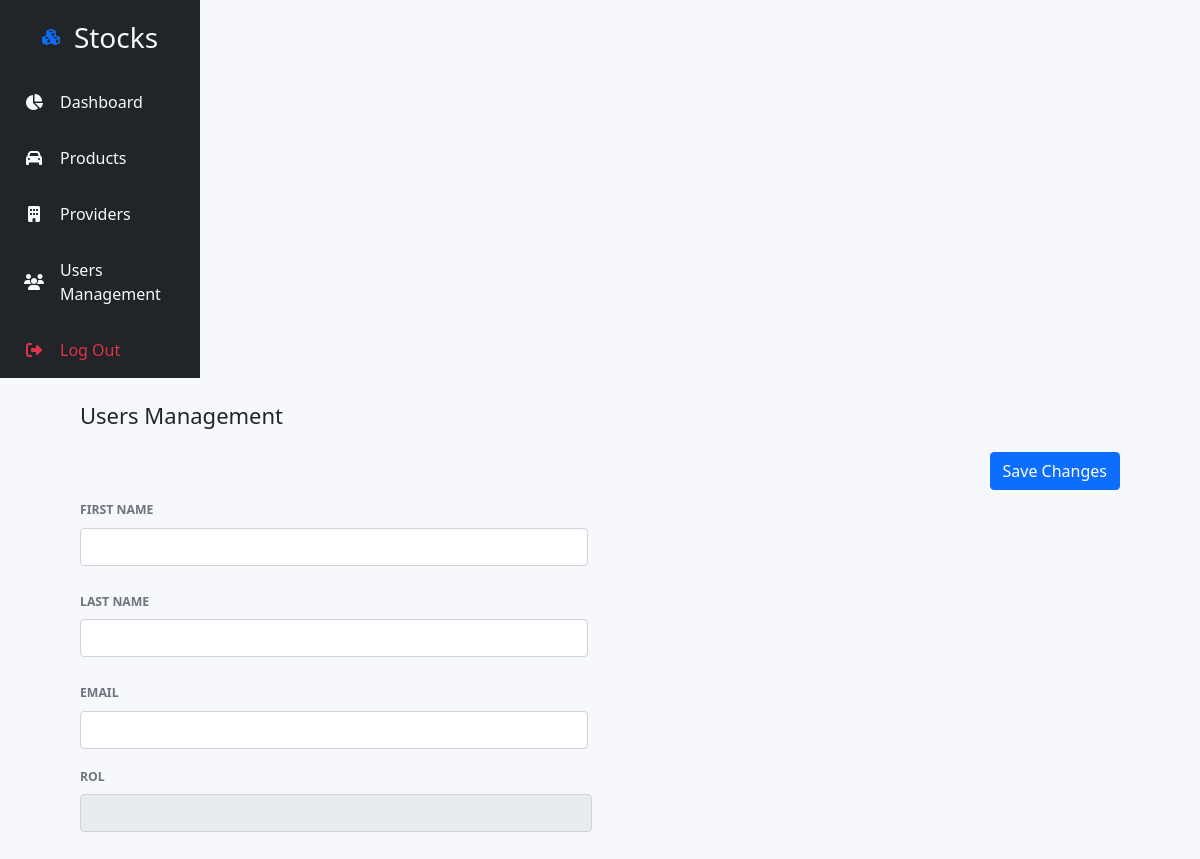
/user/5/edit (signed in), run on an earlier commit of the app's database.
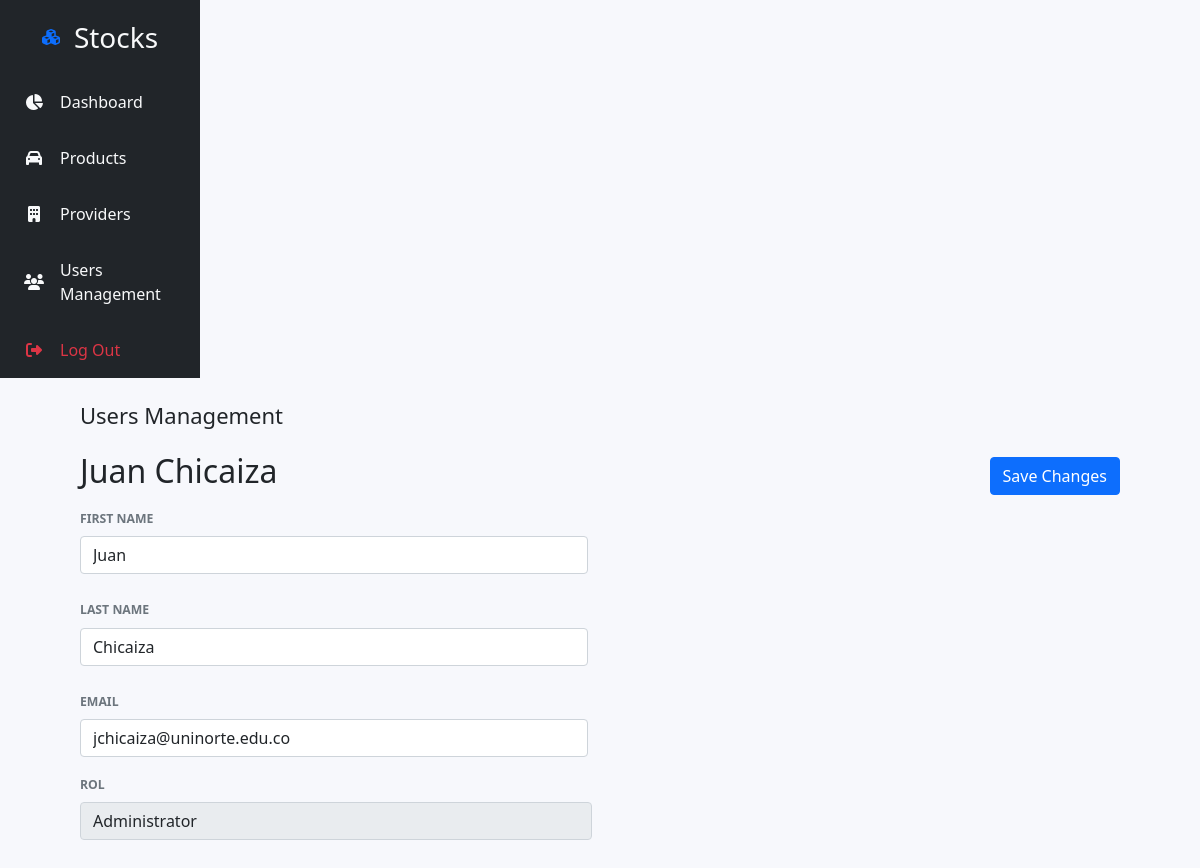
And on a later commit of the database.
### tables this page shows
CREATE TABLE users (id INTEGER PRIMARY KEY AUTOINCREMENT, first_name TEXT NOT NULL, last_name TEXT NOT NULL, email TEXT UNIQUE NOT NULL, role TEXT NOT NULL, password CHAR NOT NULL);

### routes.py (the view)
    @app.route("/user/<int:id>/edit")
    @login_required
    def editUser(id):
        con = sqlite3.connect("stocks.db")
        con.row_factory = sqlite3.Row
        cur = con.cursor()
        cur.execute("select * FROM users WHERE id = ?", (id,))
        user = cur.fetchone()
        return render_template('user_edit.html', user=user)

### app.py (called while the page is built)
@login_manager.user_loader
def load_user(user_id):
    for user in users:
        if user.id == user_id:
            return user
    return None

### templates/user_edit.html
{% extends '_base.html' %}
{% import '_components.html' as components %}
{% block content %}
    <div class="container-fluid">
        <div class="row vh-100">
            {{ components.sidebar() }}
            <div class="container p-0">
                {{ components.header('Users Management') }}
                <form action="/updateduser/{{user.id}}" method="post" class="py-3">
                    <div class="d-flex align-items-center">
                        <h2 class="title flex-fill">{{user.first_name}} {{user.last_name}}</h2>
                        <input type="submit" class="btn btn-primary" value="Save Changes">
                    </div>
                    {{ components.formField('form-first_name', 'first name', 'FirstName', user.first_name) }}
                    {{ components.formField('form-last_name', 'last name', 'LastName', user.last_name) }}
                    {{ components.formField('form-email', 'email', 'UserEmail', user.email) }}
                    <div class="col-12 col-md-6 pe-2 mb-3">
                        <p class="text-muted text-uppercase small fw-bold my-2"><small>
                            Rol
                        </small></p>
                        <input type="text" class="form-control" readonly value="{{ user.role }}">
                    </div>
                </form>
            </div>
        </div>
    </div>
{% endblock %}

### templates/_components.html (shortened to what this page needs)
{% macro formField(id, label, name, value) -%}
    <div class="row mb-3">
        <p class="text-muted text-uppercase small fw-bold my-2"><small>
            {{ label }}
        </small></p>
        <div class="col-12 col-md-6">
            <input type="text" class="form-control" id="{{ id }}" name="{{ name }}" value="{{ value }}">
        </div>
    </div>
{%- endmacro %}
{% macro navItem(label, faCode, href) -%}
    <li class="nav-item pb-3">
        <a class="nav-link text-light" href="{{ href }}">
            <div class="d-flex align-items-center">
                <i class="fa {{ faCode }} fa-fw"></i>
                <p class="px-3 m-0">{{ label }}</p>
            </div>
        </a>
    </li>
{%- endmacro %}
{% macro sidebar() -%}
    <div class="col-2 bg-dark align-items-stretch pt-3 px-2" >
        {{ brand() }}
        <ul class="nav nav-pills flex-column">
            {{ navItem('Dashboard', 'fa-pie-chart', 'resumes') }}
            {{ navItem('Products', 'fa-automobile', 'products/search') }}
            {{ navItem('Providers', 'fa-building', 'providers/search') }}
            {{ navItem('Users Management', 'fa-users', 'users/search') }}
            <li class="nav-item pb-2">
                <a class="nav-link text-danger" href="{{ url_for('logout') }}">
                <div class="d-flex align-items-center">
                    <i class="fa fa-sign-out fa-fw"></i>
                    <p class="px-3 m-0">Log Out</p>
                </div>
                </a>
            </li>
        </ul>
    </div>
{%- endmacro %}
{% macro header(namePage) -%}
    <header>
        <div class="d-flex justify-content-between pt-4">
            <h2 class="font-22">{{namePage}}</h2>
        </div>
    </header>
{%- endmacro %}
{% macro brand(isDark = True) -%}
    {% if isDark %}
        <a class="nav-link text-danger p-0" href="/">
            <div class="d-flex text-light justify-content-center align-items-center pb-4">
                <i class="fa fa-cubes fa-fw text-primary px-3" aria-hidden="true"></i>
                <p class="px-3 m-0 fs-3 ">Stocks</p>
            </div>
        </a>
    {% endif %}
{%- endmacro %}

What changed in the data, as far as the page shows it:
added users: first_name "Juan", last_name "Chicaiza", FirstName "Juan", LastName "Chicaiza", UserEmail "jchicaiza@uninorte.edu.co", role "Administrator"
